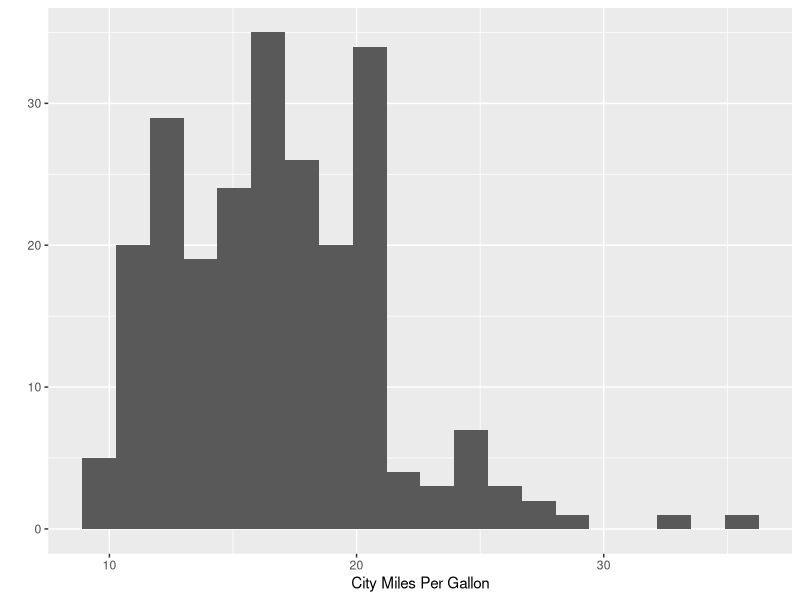

This chart was generated by the following R code:
library(e1071)
library(ggplot2)

# a) Find the skewness of city miles per mileage in the "mpg" dataset
skewness_city_mpg <- skewness(mpg$cty)
skewness_city_mpg

# b) Find the kurtosis of city miles per mileage in the "mpg" dataset
kurtosis_city_mpg <- kurtosis(mpg$cty)
kurtosis_city_mpg

# Create a qplot for the city miles per mileage column
qplot(mpg$cty, geom = "histogram", bins = 20, xlab = "City Miles Per Gallon")
